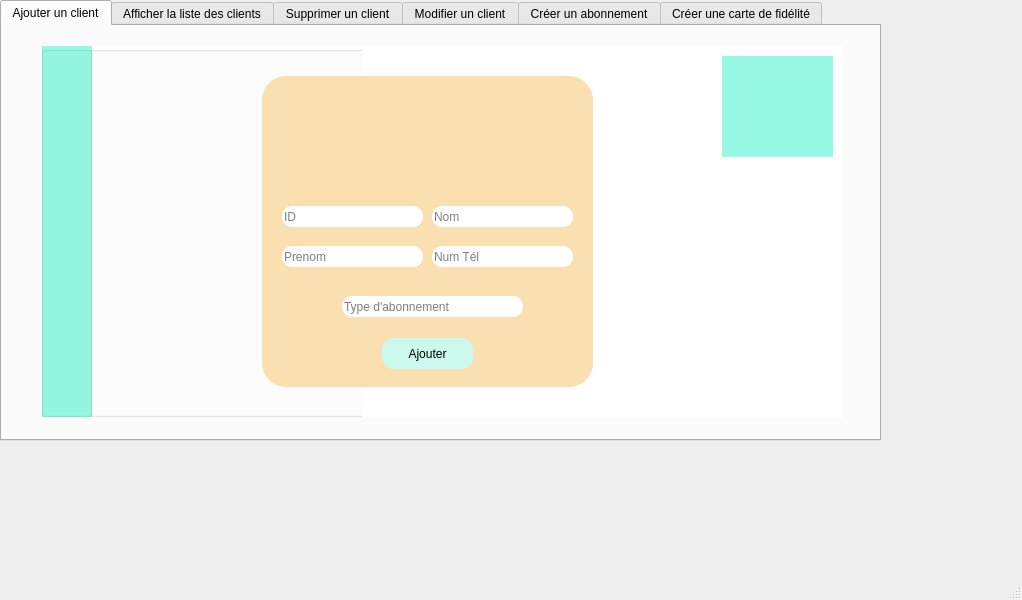
<?xml version="1.0" encoding="UTF-8"?>
<ui version="4.0">
 <class>MainWindow</class>
 <widget class="QMainWindow" name="MainWindow">
  <property name="geometry">
   <rect>
    <x>0</x>
    <y>0</y>
    <width>1022</width>
    <height>600</height>
   </rect>
  </property>
  <property name="windowTitle">
   <string>MainWindow</string>
  </property>
  <widget class="QWidget" name="centralwidget">
   <widget class="QTabWidget" name="Gestion_client">
    <property name="geometry">
     <rect>
      <x>0</x>
      <y>0</y>
      <width>881</width>
      <height>441</height>
     </rect>
    </property>
    <property name="styleSheet">
     <string notr="true"/>
    </property>
    <property name="currentIndex">
     <number>0</number>
    </property>
    <widget class="QWidget" name="gestion_client">
     <attribute name="title">
      <string>Ajouter un client</string>
     </attribute>
     <widget class="QGroupBox" name="groupBox">
      <property name="geometry">
       <rect>
        <x>40</x>
        <y>20</y>
        <width>801</width>
        <height>371</height>
       </rect>
      </property>
      <property name="styleSheet">
       <string notr="true">background-color: rgb(255, 255, 255);</string>
      </property>
      <property name="title">
       <string/>
      </property>
      <widget class="QLabel" name="label">
       <property name="geometry">
        <rect>
         <x>320</x>
         <y>0</y>
         <width>481</width>
         <height>371</height>
        </rect>
       </property>
       <property name="text">
        <string/>
       </property>
       <property name="pixmap">
        <pixmap>../../../../../ISMAEL/Downloads/app (1)/qt/1x/Fichier 5.png</pixmap>
       </property>
       <property name="scaledContents">
        <bool>true</bool>
       </property>
      </widget>
      <widget class="QGroupBox" name="groupBox_2">
       <property name="geometry">
        <rect>
         <x>220</x>
         <y>30</y>
         <width>331</width>
         <height>311</height>
        </rect>
       </property>
       <property name="styleSheet">
        <string notr="true">background-color: rgb(250, 224, 176);
border-radius:24px;</string>
       </property>
       <property name="title">
        <string/>
       </property>
       <widget class="QLabel" name="label_2">
        <property name="geometry">
         <rect>
          <x>120</x>
          <y>10</y>
          <width>91</width>
          <height>81</height>
         </rect>
        </property>
        <property name="text">
         <string/>
        </property>
        <property name="pixmap">
         <pixmap>../../../../../ISMAEL/Downloads/Downloads/client.png</pixmap>
        </property>
        <property name="scaledContents">
         <bool>true</bool>
        </property>
       </widget>
       <widget class="QLineEdit" name="le_id">
        <property name="geometry">
         <rect>
          <x>20</x>
          <y>130</y>
          <width>141</width>
          <height>21</height>
         </rect>
        </property>
        <property name="styleSheet">
         <string notr="true">background-color: rgb(255, 255, 255);
border-radius:10px;</string>
        </property>
        <property name="placeholderText">
         <string>ID</string>
        </property>
       </widget>
       <widget class="QPushButton" name="pb_ajouter">
        <property name="geometry">
         <rect>
          <x>120</x>
          <y>262</y>
          <width>91</width>
          <height>31</height>
         </rect>
        </property>
        <property name="styleSheet">
         <string notr="true">QPushButton{
background-color: rgb(203, 249, 238);
border-radius:12px;
font: 12pt &quot;Book Antiqua&quot;;
}
QPushButton:hover{
	background-color: rgb(71, 255, 243);
}</string>
        </property>
        <property name="text">
         <string>Ajouter</string>
        </property>
       </widget>
       <widget class="QLineEdit" name="le_nom">
        <property name="geometry">
         <rect>
          <x>170</x>
          <y>130</y>
          <width>141</width>
          <height>21</height>
         </rect>
        </property>
        <property name="styleSheet">
         <string notr="true">background-color: rgb(255, 255, 255);
border-radius:10px;</string>
        </property>
        <property name="placeholderText">
         <string>Nom</string>
        </property>
       </widget>
       <widget class="QLineEdit" name="le_numtel">
        <property name="geometry">
         <rect>
          <x>170</x>
          <y>170</y>
          <width>141</width>
          <height>21</height>
         </rect>
        </property>
        <property name="styleSheet">
         <string notr="true">background-color: rgb(255, 255, 255);
border-radius:10px;</string>
        </property>
        <property name="placeholderText">
         <string>Num Tél</string>
        </property>
       </widget>
       <widget class="QLineEdit" name="le_prenom">
        <property name="geometry">
         <rect>
          <x>20</x>
          <y>170</y>
          <width>141</width>
          <height>21</height>
         </rect>
        </property>
        <property name="styleSheet">
         <string notr="true">background-color: rgb(255, 255, 255);
border-radius:10px;</string>
        </property>
        <property name="placeholderText">
         <string>Prenom</string>
        </property>
       </widget>
       <widget class="QLineEdit" name="le_type_abo">
        <property name="geometry">
         <rect>
          <x>80</x>
          <y>220</y>
          <width>181</width>
          <height>21</height>
         </rect>
        </property>
        <property name="styleSheet">
         <string notr="true">background-color: rgb(255, 255, 255);
border-radius:10px;</string>
        </property>
        <property name="placeholderText">
         <string>Type d'abonnement</string>
        </property>
       </widget>
      </widget>
      <widget class="QLabel" name="label_4">
       <property name="geometry">
        <rect>
         <x>680</x>
         <y>10</y>
         <width>111</width>
         <height>101</height>
        </rect>
       </property>
       <property name="styleSheet">
        <string notr="true">
background-color: rgb(151, 249, 227);</string>
       </property>
       <property name="text">
        <string/>
       </property>
       <property name="pixmap">
        <pixmap>../../../../../ISMAEL/Downloads/Downloads/311049087_853191362701555_96167479992419810_n.png</pixmap>
       </property>
       <property name="scaledContents">
        <bool>true</bool>
       </property>
      </widget>
      <widget class="QGroupBox" name="groupBox_4">
       <property name="geometry">
        <rect>
         <x>-1</x>
         <y>0</y>
         <width>51</width>
         <height>371</height>
        </rect>
       </property>
       <property name="styleSheet">
        <string notr="true">background-color: rgb(151, 249, 227);</string>
       </property>
       <property name="title">
        <string/>
       </property>
      </widget>
     </widget>
    </widget>
    <widget class="QWidget" name="tab_2">
     <attribute name="title">
      <string>Afficher la liste des clients</string>
     </attribute>
     <widget class="QGroupBox" name="groupBox_7">
      <property name="geometry">
       <rect>
        <x>10</x>
        <y>20</y>
        <width>861</width>
        <height>371</height>
       </rect>
      </property>
      <property name="styleSheet">
       <string notr="true">background-color: rgb(255, 255, 255);</string>
      </property>
      <property name="title">
       <string/>
      </property>
      <widget class="QLabel" name="label_3">
       <property name="geometry">
        <rect>
         <x>460</x>
         <y>0</y>
         <width>401</width>
         <height>371</height>
        </rect>
       </property>
       <property name="text">
        <string/>
       </property>
       <property name="pixmap">
        <pixmap>../../../../../ISMAEL/Downloads/app (1)/qt/1x/Fichier 5.png</pixmap>
       </property>
       <property name="scaledContents">
        <bool>true</bool>
       </property>
      </widget>
      <widget class="QGroupBox" name="groupBox_17">
       <property name="geometry">
        <rect>
         <x>160</x>
         <y>70</y>
         <width>551</width>
         <height>271</height>
        </rect>
       </property>
       <property name="styleSheet">
        <string notr="true">background-color: rgb(250, 224, 176);
border-radius:24px;</string>
       </property>
       <property name="title">
        <string/>
       </property>
       <widget class="QTableView" name="tab_client">
        <property name="geometry">
         <rect>
          <x>15</x>
          <y>20</y>
          <width>521</width>
          <height>231</height>
         </rect>
        </property>
       </widget>
      </widget>
      <widget class="QLabel" name="label_8">
       <property name="geometry">
        <rect>
         <x>730</x>
         <y>10</y>
         <width>111</width>
         <height>101</height>
        </rect>
       </property>
       <property name="styleSheet">
        <string notr="true">
background-color: rgb(151, 249, 227);</string>
       </property>
       <property name="text">
        <string/>
       </property>
       <property name="pixmap">
        <pixmap>../../../../../ISMAEL/Downloads/Downloads/311049087_853191362701555_96167479992419810_n.png</pixmap>
       </property>
       <property name="scaledContents">
        <bool>true</bool>
       </property>
      </widget>
      <widget class="QGroupBox" name="groupBox_18">
       <property name="geometry">
        <rect>
         <x>-1</x>
         <y>0</y>
         <width>51</width>
         <height>371</height>
        </rect>
       </property>
       <property name="styleSheet">
        <string notr="true">background-color: rgb(151, 249, 227);</string>
       </property>
       <property name="title">
        <string/>
       </property>
      </widget>
      <widget class="QLabel" name="label_5">
       <property name="geometry">
        <rect>
         <x>60</x>
         <y>20</y>
         <width>191</width>
         <height>21</height>
        </rect>
       </property>
       <property name="styleSheet">
        <string notr="true">font: 20pt &quot;Book Antiqua&quot;;</string>
       </property>
       <property name="text">
        <string>Liste des clients</string>
       </property>
      </widget>
      <widget class="QLineEdit" name="lineEdit_rech">
       <property name="geometry">
        <rect>
         <x>280</x>
         <y>20</y>
         <width>301</width>
         <height>41</height>
        </rect>
       </property>
       <property name="styleSheet">
        <string notr="true">QLineEdit{
border-radius:16px;
background-color: rgb(219, 242, 165);
}

QLineEdit:hover{
	background-color: rgb(222, 242, 121);
}</string>
       </property>
      </widget>
      <widget class="QLabel" name="label_22">
       <property name="geometry">
        <rect>
         <x>550</x>
         <y>30</y>
         <width>21</width>
         <height>21</height>
        </rect>
       </property>
       <property name="styleSheet">
        <string notr="true">background-color: rgb(219, 242, 165);</string>
       </property>
       <property name="text">
        <string/>
       </property>
       <property name="pixmap">
        <pixmap>../../../../../ISMAEL/Downloads/Downloads/chercher.png</pixmap>
       </property>
       <property name="scaledContents">
        <bool>true</bool>
       </property>
      </widget>
      <widget class="QPushButton" name="trier_desc">
       <property name="geometry">
        <rect>
         <x>10</x>
         <y>130</y>
         <width>131</width>
         <height>31</height>
        </rect>
       </property>
       <property name="styleSheet">
        <string notr="true">QPushButton{
background-color: rgb(203, 249, 238);
border-radius:12px;
font: 12pt &quot;Book Antiqua&quot;;
}
</string>
       </property>
       <property name="text">
        <string>Trier par nom</string>
       </property>
      </widget>
      <widget class="QPushButton" name="pdf">
       <property name="geometry">
        <rect>
         <x>10</x>
         <y>190</y>
         <width>131</width>
         <height>31</height>
        </rect>
       </property>
       <property name="styleSheet">
        <string notr="true">QPushButton{
background-color: rgb(203, 249, 238);
border-radius:12px;
font: 12pt &quot;Book Antiqua&quot;;
}
</string>
       </property>
       <property name="text">
        <string>Exporter en PDF</string>
       </property>
      </widget>
      <widget class="QPushButton" name="delete_client">
       <property name="geometry">
        <rect>
         <x>10</x>
         <y>250</y>
         <width>131</width>
         <height>31</height>
        </rect>
       </property>
       <property name="styleSheet">
        <string notr="true">QPushButton{
background-color: rgb(203, 249, 238);
border-radius:12px;
font: 12pt &quot;Book Antiqua&quot;;
}
</string>
       </property>
       <property name="text">
        <string>Supprimer</string>
       </property>
      </widget>
      <zorder>label_3</zorder>
      <zorder>groupBox_18</zorder>
      <zorder>label_5</zorder>
      <zorder>groupBox_17</zorder>
      <zorder>lineEdit_rech</zorder>
      <zorder>label_22</zorder>
      <zorder>trier_desc</zorder>
      <zorder>label_8</zorder>
      <zorder>pdf</zorder>
      <zorder>delete_client</zorder>
     </widget>
    </widget>
    <widget class="QWidget" name="tab_3">
     <attribute name="title">
      <string>Supprimer un client</string>
     </attribute>
     <widget class="QGroupBox" name="groupBox_3">
      <property name="geometry">
       <rect>
        <x>40</x>
        <y>20</y>
        <width>801</width>
        <height>371</height>
       </rect>
      </property>
      <property name="styleSheet">
       <string notr="true">background-color: rgb(255, 255, 255);</string>
      </property>
      <property name="title">
       <string/>
      </property>
      <widget class="QLabel" name="label_7">
       <property name="geometry">
        <rect>
         <x>320</x>
         <y>0</y>
         <width>481</width>
         <height>371</height>
        </rect>
       </property>
       <property name="text">
        <string/>
       </property>
       <property name="pixmap">
        <pixmap>../../../../../ISMAEL/Downloads/app (1)/qt/1x/Fichier 5.png</pixmap>
       </property>
       <property name="scaledContents">
        <bool>true</bool>
       </property>
      </widget>
      <widget class="QGroupBox" name="groupBox_5">
       <property name="geometry">
        <rect>
         <x>230</x>
         <y>20</y>
         <width>331</width>
         <height>311</height>
        </rect>
       </property>
       <property name="styleSheet">
        <string notr="true">background-color: rgb(250, 224, 176);
border-radius:24px;</string>
       </property>
       <property name="title">
        <string/>
       </property>
       <widget class="QLineEdit" name="id_supp">
        <property name="geometry">
         <rect>
          <x>70</x>
          <y>140</y>
          <width>181</width>
          <height>41</height>
         </rect>
        </property>
        <property name="styleSheet">
         <string notr="true">background-color: rgb(255, 255, 255);
border-radius:10px;</string>
        </property>
        <property name="placeholderText">
         <string>ID</string>
        </property>
       </widget>
       <widget class="QPushButton" name="pb_supprimer">
        <property name="geometry">
         <rect>
          <x>110</x>
          <y>220</y>
          <width>101</width>
          <height>31</height>
         </rect>
        </property>
        <property name="styleSheet">
         <string notr="true">background-color: rgb(203, 249, 238);
border-radius:12px;
font: 12pt &quot;Book Antiqua&quot;;</string>
        </property>
        <property name="text">
         <string>Supprimer</string>
        </property>
       </widget>
       <widget class="QLabel" name="label_6">
        <property name="geometry">
         <rect>
          <x>120</x>
          <y>10</y>
          <width>81</width>
          <height>81</height>
         </rect>
        </property>
        <property name="text">
         <string/>
        </property>
        <property name="pixmap">
         <pixmap>../../../../../ISMAEL/Downloads/Downloads/supprimer-lutilisateur (1).png</pixmap>
        </property>
        <property name="scaledContents">
         <bool>true</bool>
        </property>
       </widget>
      </widget>
      <widget class="QLabel" name="label_9">
       <property name="geometry">
        <rect>
         <x>680</x>
         <y>10</y>
         <width>111</width>
         <height>101</height>
        </rect>
       </property>
       <property name="styleSheet">
        <string notr="true">
background-color: rgb(151, 249, 227);</string>
       </property>
       <property name="text">
        <string/>
       </property>
       <property name="pixmap">
        <pixmap>../../../../../ISMAEL/Downloads/Downloads/311049087_853191362701555_96167479992419810_n.png</pixmap>
       </property>
       <property name="scaledContents">
        <bool>true</bool>
       </property>
      </widget>
      <widget class="QGroupBox" name="groupBox_6">
       <property name="geometry">
        <rect>
         <x>-1</x>
         <y>0</y>
         <width>51</width>
         <height>371</height>
        </rect>
       </property>
       <property name="styleSheet">
        <string notr="true">background-color: rgb(151, 249, 227);</string>
       </property>
       <property name="title">
        <string/>
       </property>
      </widget>
     </widget>
    </widget>
    <widget class="QWidget" name="tab_4">
     <attribute name="title">
      <string>Modifier un client</string>
     </attribute>
     <widget class="QGroupBox" name="groupBox_8">
      <property name="geometry">
       <rect>
        <x>40</x>
        <y>20</y>
        <width>801</width>
        <height>371</height>
       </rect>
      </property>
      <property name="styleSheet">
       <string notr="true">background-color: rgb(255, 255, 255);</string>
      </property>
      <property name="title">
       <string/>
      </property>
      <widget class="QLabel" name="label_10">
       <property name="geometry">
        <rect>
         <x>320</x>
         <y>0</y>
         <width>481</width>
         <height>371</height>
        </rect>
       </property>
       <property name="text">
        <string/>
       </property>
       <property name="pixmap">
        <pixmap>../../../../../ISMAEL/Downloads/app (1)/qt/1x/Fichier 5.png</pixmap>
       </property>
       <property name="scaledContents">
        <bool>true</bool>
       </property>
      </widget>
      <widget class="QGroupBox" name="groupBox_9">
       <property name="geometry">
        <rect>
         <x>220</x>
         <y>30</y>
         <width>331</width>
         <height>311</height>
        </rect>
       </property>
       <property name="styleSheet">
        <string notr="true">background-color: rgb(250, 224, 176);
border-radius:24px;</string>
       </property>
       <property name="title">
        <string/>
       </property>
       <widget class="QLabel" name="label_11">
        <property name="geometry">
         <rect>
          <x>120</x>
          <y>10</y>
          <width>91</width>
          <height>81</height>
         </rect>
        </property>
        <property name="text">
         <string/>
        </property>
        <property name="pixmap">
         <pixmap>../../../../../ISMAEL/Downloads/Downloads/client.png</pixmap>
        </property>
        <property name="scaledContents">
         <bool>true</bool>
        </property>
       </widget>
       <widget class="QLineEdit" name="le_id_2">
        <property name="geometry">
         <rect>
          <x>20</x>
          <y>130</y>
          <width>141</width>
          <height>21</height>
         </rect>
        </property>
        <property name="styleSheet">
         <string notr="true">background-color: rgb(255, 255, 255);
border-radius:10px;</string>
        </property>
        <property name="placeholderText">
         <string>ID</string>
        </property>
       </widget>
       <widget class="QPushButton" name="pb_edit">
        <property name="geometry">
         <rect>
          <x>120</x>
          <y>262</y>
          <width>91</width>
          <height>31</height>
         </rect>
        </property>
        <property name="styleSheet">
         <string notr="true">background-color: rgb(203, 249, 238);
border-radius:12px;
font: 12pt &quot;Book Antiqua&quot;;</string>
        </property>
        <property name="text">
         <string>Modifier</string>
        </property>
       </widget>
       <widget class="QLineEdit" name="le_nom_2">
        <property name="geometry">
         <rect>
          <x>170</x>
          <y>130</y>
          <width>141</width>
          <height>21</height>
         </rect>
        </property>
        <property name="styleSheet">
         <string notr="true">background-color: rgb(255, 255, 255);
border-radius:10px;</string>
        </property>
        <property name="placeholderText">
         <string>Nom</string>
        </property>
       </widget>
       <widget class="QLineEdit" name="le_numtel_2">
        <property name="geometry">
         <rect>
          <x>170</x>
          <y>170</y>
          <width>141</width>
          <height>21</height>
         </rect>
        </property>
        <property name="styleSheet">
         <string notr="true">background-color: rgb(255, 255, 255);
border-radius:10px;</string>
        </property>
        <property name="placeholderText">
         <string>Num Tél</string>
        </property>
       </widget>
       <widget class="QLineEdit" name="le_prenom_2">
        <property name="geometry">
         <rect>
          <x>20</x>
          <y>170</y>
          <width>141</width>
          <height>21</height>
         </rect>
        </property>
        <property name="styleSheet">
         <string notr="true">background-color: rgb(255, 255, 255);
border-radius:10px;</string>
        </property>
        <property name="placeholderText">
         <string>Prenom</string>
        </property>
       </widget>
       <widget class="QLineEdit" name="le_type_abo_2">
        <property name="geometry">
         <rect>
          <x>70</x>
          <y>220</y>
          <width>181</width>
          <height>21</height>
         </rect>
        </property>
        <property name="styleSheet">
         <string notr="true">background-color: rgb(255, 255, 255);
border-radius:10px;</string>
        </property>
        <property name="placeholderText">
         <string>Type d'abonnement</string>
        </property>
       </widget>
      </widget>
      <widget class="QLabel" name="label_12">
       <property name="geometry">
        <rect>
         <x>680</x>
         <y>10</y>
         <width>111</width>
         <height>101</height>
        </rect>
       </property>
       <property name="styleSheet">
        <string notr="true">
background-color: rgb(151, 249, 227);</string>
       </property>
       <property name="text">
        <string/>
       </property>
       <property name="pixmap">
        <pixmap>../../../../../ISMAEL/Downloads/Downloads/311049087_853191362701555_96167479992419810_n.png</pixmap>
       </property>
       <property name="scaledContents">
        <bool>true</bool>
       </property>
      </widget>
      <widget class="QGroupBox" name="groupBox_10">
       <property name="geometry">
        <rect>
         <x>-1</x>
         <y>0</y>
         <width>51</width>
         <height>371</height>
        </rect>
       </property>
       <property name="styleSheet">
        <string notr="true">background-color: rgb(151, 249, 227);</string>
       </property>
       <property name="title">
        <string/>
       </property>
      </widget>
     </widget>
    </widget>
    <widget class="QWidget" name="tab_5">
     <attribute name="title">
      <string>Créer un abonnement</string>
     </attribute>
     <widget class="QGroupBox" name="groupBox_11">
      <property name="geometry">
       <rect>
        <x>40</x>
        <y>20</y>
        <width>801</width>
        <height>371</height>
       </rect>
      </property>
      <property name="styleSheet">
       <string notr="true">background-color: rgb(255, 255, 255);</string>
      </property>
      <property name="title">
       <string/>
      </property>
      <widget class="QLabel" name="label_13">
       <property name="geometry">
        <rect>
         <x>320</x>
         <y>0</y>
         <width>481</width>
         <height>371</height>
        </rect>
       </property>
       <property name="text">
        <string/>
       </property>
       <property name="pixmap">
        <pixmap>../../../../../ISMAEL/Downloads/app (1)/qt/1x/Fichier 5.png</pixmap>
       </property>
       <property name="scaledContents">
        <bool>true</bool>
       </property>
      </widget>
      <widget class="QGroupBox" name="groupBox_12">
       <property name="geometry">
        <rect>
         <x>220</x>
         <y>30</y>
         <width>331</width>
         <height>311</height>
        </rect>
       </property>
       <property name="styleSheet">
        <string notr="true">background-color: rgb(250, 224, 176);
border-radius:24px;</string>
       </property>
       <property name="title">
        <string/>
       </property>
       <widget class="QLineEdit" name="le_nom_abo">
        <property name="geometry">
         <rect>
          <x>20</x>
          <y>140</y>
          <width>141</width>
          <height>21</height>
         </rect>
        </property>
        <property name="styleSheet">
         <string notr="true">background-color: rgb(255, 255, 255);
border-radius:10px;</string>
        </property>
        <property name="placeholderText">
         <string>Nom</string>
        </property>
       </widget>
       <widget class="QPushButton" name="creer_abo">
        <property name="geometry">
         <rect>
          <x>120</x>
          <y>270</y>
          <width>91</width>
          <height>31</height>
         </rect>
        </property>
        <property name="styleSheet">
         <string notr="true">background-color: rgb(203, 249, 238);
border-radius:12px;
font: 12pt &quot;Book Antiqua&quot;;</string>
        </property>
        <property name="text">
         <string>Créer</string>
        </property>
       </widget>
       <widget class="QLineEdit" name="le_prenom_abo">
        <property name="geometry">
         <rect>
          <x>170</x>
          <y>140</y>
          <width>141</width>
          <height>21</height>
         </rect>
        </property>
        <property name="styleSheet">
         <string notr="true">background-color: rgb(255, 255, 255);
border-radius:10px;</string>
        </property>
        <property name="placeholderText">
         <string>Prenom</string>
        </property>
       </widget>
       <widget class="QLineEdit" name="le_rib">
        <property name="geometry">
         <rect>
          <x>70</x>
          <y>230</y>
          <width>181</width>
          <height>21</height>
         </rect>
        </property>
        <property name="styleSheet">
         <string notr="true">background-color: rgb(255, 255, 255);
border-radius:10px;</string>
        </property>
        <property name="placeholderText">
         <string>RIB</string>
        </property>
       </widget>
       <widget class="QLabel" name="label_16">
        <property name="geometry">
         <rect>
          <x>40</x>
          <y>170</y>
          <width>81</width>
          <height>16</height>
         </rect>
        </property>
        <property name="styleSheet">
         <string notr="true">font: 10pt &quot;Book Antiqua&quot;;</string>
        </property>
        <property name="text">
         <string>Abonnement</string>
        </property>
       </widget>
       <widget class="QLabel" name="label_14">
        <property name="geometry">
         <rect>
          <x>120</x>
          <y>10</y>
          <width>81</width>
          <height>71</height>
         </rect>
        </property>
        <property name="text">
         <string/>
        </property>
        <property name="pixmap">
         <pixmap>../../../../../ISMAEL/Downloads/Downloads/sabonner.png</pixmap>
        </property>
        <property name="scaledContents">
         <bool>true</bool>
        </property>
       </widget>
       <widget class="QDateEdit" name="dateEdit">
        <property name="geometry">
         <rect>
          <x>80</x>
          <y>90</y>
          <width>191</width>
          <height>31</height>
         </rect>
        </property>
        <property name="styleSheet">
         <string notr="true">background-color: rgb(255, 255, 255);</string>
        </property>
       </widget>
       <widget class="QLabel" name="label_23">
        <property name="geometry">
         <rect>
          <x>20</x>
          <y>100</y>
          <width>47</width>
          <height>14</height>
         </rect>
        </property>
        <property name="text">
         <string>Date:</string>
        </property>
       </widget>
       <widget class="QComboBox" name="le_abo">
        <property name="geometry">
         <rect>
          <x>20</x>
          <y>190</y>
          <width>131</width>
          <height>22</height>
         </rect>
        </property>
        <property name="styleSheet">
         <string notr="true">background-color: rgb(255, 255, 255);</string>
        </property>
       </widget>
       <widget class="QLabel" name="label_19">
        <property name="geometry">
         <rect>
          <x>220</x>
          <y>170</y>
          <width>81</width>
          <height>16</height>
         </rect>
        </property>
        <property name="styleSheet">
         <string notr="true">font: 10pt &quot;Book Antiqua&quot;;</string>
        </property>
        <property name="text">
         <string>Paiement</string>
        </property>
       </widget>
       <widget class="QComboBox" name="le_paiement">
        <property name="geometry">
         <rect>
          <x>180</x>
          <y>190</y>
          <width>131</width>
          <height>22</height>
         </rect>
        </property>
        <property name="styleSheet">
         <string notr="true">background-color: rgb(255, 255, 255);</string>
        </property>
       </widget>
      </widget>
      <widget class="QLabel" name="label_15">
       <property name="geometry">
        <rect>
         <x>680</x>
         <y>10</y>
         <width>111</width>
         <height>101</height>
        </rect>
       </property>
       <property name="styleSheet">
        <string notr="true">
background-color: rgb(151, 249, 227);</string>
       </property>
       <property name="text">
        <string/>
       </property>
       <property name="pixmap">
        <pixmap>../../../../../ISMAEL/Downloads/Downloads/311049087_853191362701555_96167479992419810_n.png</pixmap>
       </property>
       <property name="scaledContents">
        <bool>true</bool>
       </property>
      </widget>
      <widget class="QGroupBox" name="groupBox_13">
       <property name="geometry">
        <rect>
         <x>-1</x>
         <y>0</y>
         <width>51</width>
         <height>371</height>
        </rect>
       </property>
       <property name="styleSheet">
        <string notr="true">background-color: rgb(151, 249, 227);</string>
       </property>
       <property name="title">
        <string/>
       </property>
      </widget>
      <widget class="QPushButton" name="stat">
       <property name="geometry">
        <rect>
         <x>60</x>
         <y>180</y>
         <width>131</width>
         <height>31</height>
        </rect>
       </property>
       <property name="styleSheet">
        <string notr="true">QPushButton{
background-color: rgb(203, 249, 238);
border-radius:12px;
font: 12pt &quot;Book Antiqua&quot;;
}
</string>
       </property>
       <property name="text">
        <string>STAT</string>
       </property>
      </widget>
     </widget>
    </widget>
    <widget class="QWidget" name="tab_6">
     <attribute name="title">
      <string>Créer une carte de fidélité</string>
     </attribute>
     <widget class="QGroupBox" name="groupBox_14">
      <property name="geometry">
       <rect>
        <x>40</x>
        <y>20</y>
        <width>801</width>
        <height>371</height>
       </rect>
      </property>
      <property name="styleSheet">
       <string notr="true">background-color: rgb(255, 255, 255);</string>
      </property>
      <property name="title">
       <string/>
      </property>
      <widget class="QLabel" name="label_17">
       <property name="geometry">
        <rect>
         <x>320</x>
         <y>0</y>
         <width>481</width>
         <height>371</height>
        </rect>
       </property>
       <property name="text">
        <string/>
       </property>
       <property name="pixmap">
        <pixmap>../../../../../ISMAEL/Downloads/app (1)/qt/1x/Fichier 5.png</pixmap>
       </property>
       <property name="scaledContents">
        <bool>true</bool>
       </property>
      </widget>
      <widget class="QGroupBox" name="groupBox_15">
       <property name="geometry">
        <rect>
         <x>220</x>
         <y>30</y>
         <width>331</width>
         <height>311</height>
        </rect>
       </property>
       <property name="styleSheet">
        <string notr="true">background-color: rgb(250, 224, 176);
border-radius:24px;</string>
       </property>
       <property name="title">
        <string/>
       </property>
       <widget class="QLineEdit" name="id_fidelite">
        <property name="geometry">
         <rect>
          <x>90</x>
          <y>110</y>
          <width>151</width>
          <height>31</height>
         </rect>
        </property>
        <property name="styleSheet">
         <string notr="true">background-color: rgb(255, 255, 255);
border-radius:10px;</string>
        </property>
        <property name="placeholderText">
         <string>ID</string>
        </property>
       </widget>
       <widget class="QPushButton" name="creer_fidelite">
        <property name="geometry">
         <rect>
          <x>120</x>
          <y>260</y>
          <width>91</width>
          <height>31</height>
         </rect>
        </property>
        <property name="styleSheet">
         <string notr="true">background-color: rgb(203, 249, 238);
border-radius:12px;
font: 12pt &quot;Book Antiqua&quot;;</string>
        </property>
        <property name="text">
         <string>Créer</string>
        </property>
       </widget>
       <widget class="QSpinBox" name="points_fidelite">
        <property name="enabled">
         <bool>true</bool>
        </property>
        <property name="geometry">
         <rect>
          <x>80</x>
          <y>170</y>
          <width>181</width>
          <height>31</height>
         </rect>
        </property>
        <property name="mouseTracking">
         <bool>true</bool>
        </property>
        <property name="tabletTracking">
         <bool>true</bool>
        </property>
        <property name="acceptDrops">
         <bool>true</bool>
        </property>
        <property name="autoFillBackground">
         <bool>true</bool>
        </property>
        <property name="styleSheet">
         <string notr="true">background-color: rgb(255, 255, 255);</string>
        </property>
        <property name="wrapping">
         <bool>false</bool>
        </property>
        <property name="frame">
         <bool>true</bool>
        </property>
        <property name="buttonSymbols">
         <enum>QAbstractSpinBox::PlusMinus</enum>
        </property>
        <property name="keyboardTracking">
         <bool>true</bool>
        </property>
        <property name="value">
         <number>10</number>
        </property>
       </widget>
       <widget class="QLabel" name="label_21">
        <property name="geometry">
         <rect>
          <x>20</x>
          <y>180</y>
          <width>41</width>
          <height>16</height>
         </rect>
        </property>
        <property name="styleSheet">
         <string notr="true">font: 10pt &quot;Book Antiqua&quot;;</string>
        </property>
        <property name="text">
         <string>Points:</string>
        </property>
       </widget>
      </widget>
      <widget class="QLabel" name="label_20">
       <property name="geometry">
        <rect>
         <x>680</x>
         <y>10</y>
         <width>111</width>
         <height>101</height>
        </rect>
       </property>
       <property name="styleSheet">
        <string notr="true">
background-color: rgb(151, 249, 227);</string>
       </property>
       <property name="text">
        <string/>
       </property>
       <property name="pixmap">
        <pixmap>../../../../../ISMAEL/Downloads/Downloads/311049087_853191362701555_96167479992419810_n.png</pixmap>
       </property>
       <property name="scaledContents">
        <bool>true</bool>
       </property>
      </widget>
      <widget class="QGroupBox" name="groupBox_16">
       <property name="geometry">
        <rect>
         <x>-1</x>
         <y>0</y>
         <width>51</width>
         <height>371</height>
        </rect>
       </property>
       <property name="styleSheet">
        <string notr="true">background-color: rgb(151, 249, 227);</string>
       </property>
       <property name="title">
        <string/>
       </property>
      </widget>
      <widget class="QLabel" name="label_24">
       <property name="geometry">
        <rect>
         <x>330</x>
         <y>40</y>
         <width>101</width>
         <height>91</height>
        </rect>
       </property>
       <property name="styleSheet">
        <string notr="true">background-color: rgb(250, 224, 176);</string>
       </property>
       <property name="text">
        <string/>
       </property>
       <property name="pixmap">
        <pixmap>../../../../../ISMAEL/Downloads/Downloads/carte-de-fidelite.png</pixmap>
       </property>
       <property name="scaledContents">
        <bool>true</bool>
       </property>
      </widget>
     </widget>
    </widget>
   </widget>
  </widget>
  <widget class="QMenuBar" name="menubar">
   <property name="geometry">
    <rect>
     <x>0</x>
     <y>0</y>
     <width>1022</width>
     <height>22</height>
    </rect>
   </property>
  </widget>
  <widget class="QStatusBar" name="statusbar"/>
 </widget>
 <resources/>
 <connections/>
</ui>
